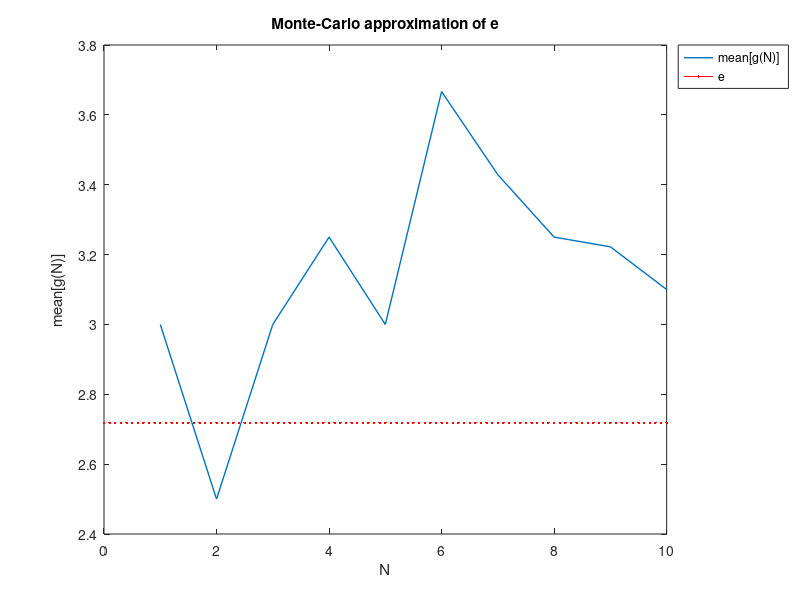
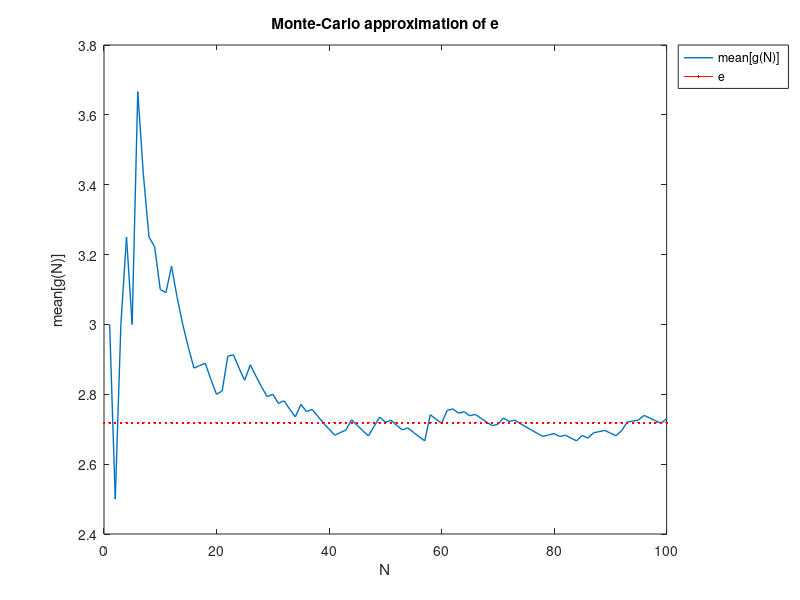
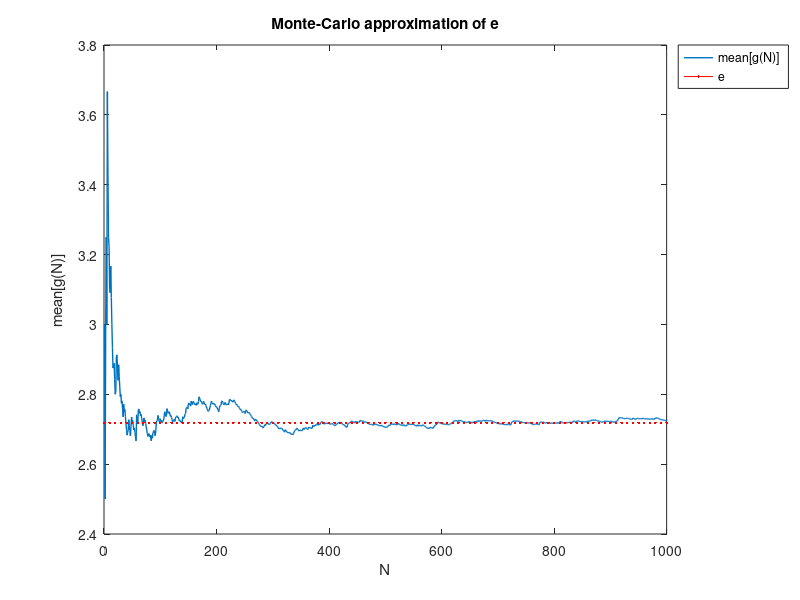
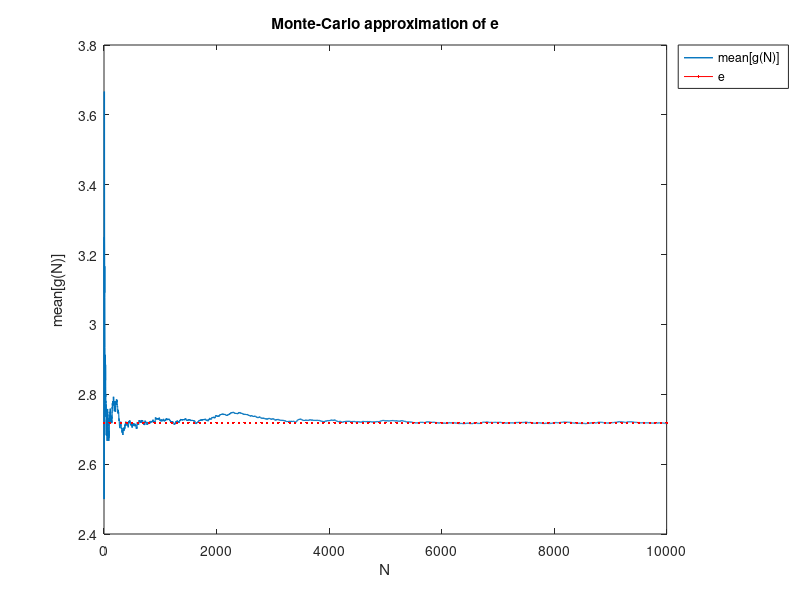

MATLAB code to generate these figures, in order:
N = 100000;
s = 0;
k = 0;
f = 0;
g = 0;

for i=1:N
  while s <= 1
   s = s + rand;
   k = k + 1;
  end
  f(i) = k;
  g(i) = mean(f(1:i));
  s = 0;
  k = 0;
end

n = log10(N);
n = [1:n];
for i = 1:length(n)
n(i) = 10^(n(i))
end

for i=1:length(n)
h = figure();
plot(g, 'linewidth', 1);
xlim([0 n(i)]);
hold on;
plot(0:n(i)/100:n(i),e^1,"r", 'linewidth', 0.2);
xlabel("N");
ylabel(['{mean[g(N)]}' sprintf('\n')]);
legend('mean[g(N)]', 'e','location', 'northeastoutside')
title("Monte-Carlo approximation of e")
print(h, "-dpng", strcat("eApprox_", num2str(n(i)), ".png")) 
disp(g(n(i)));
end
